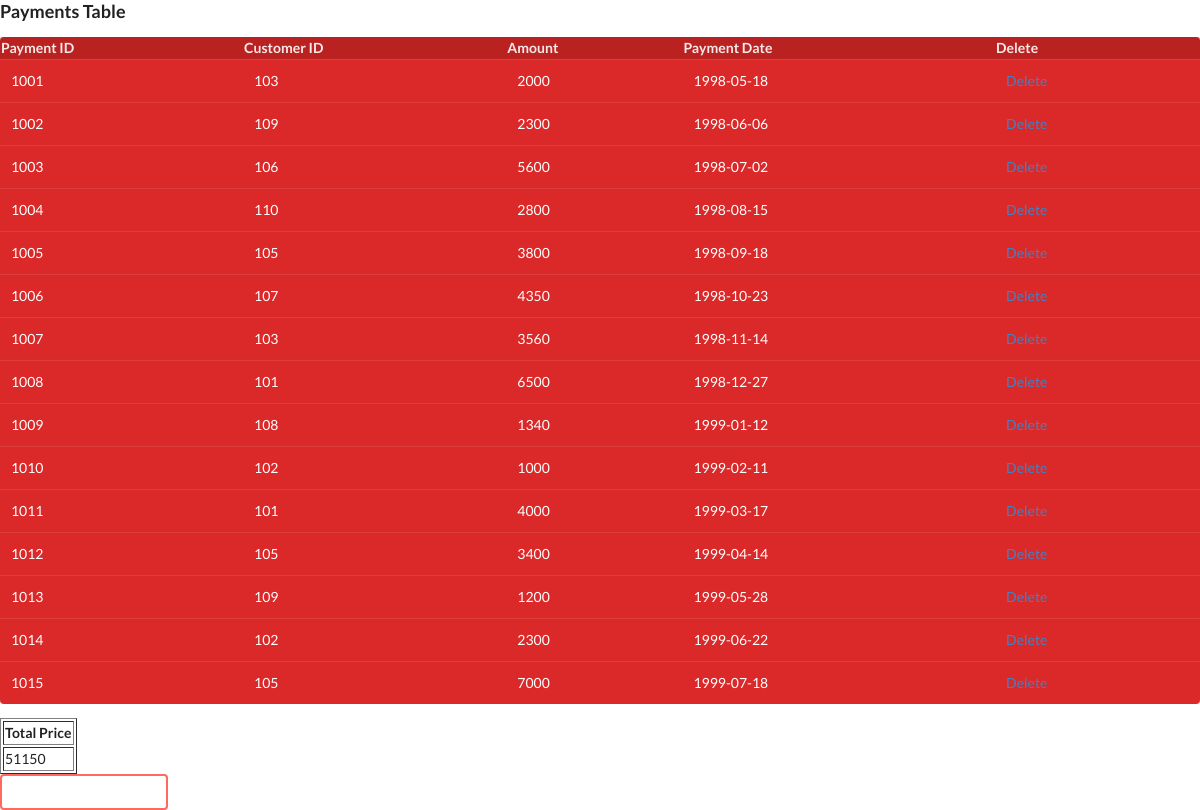
Page /ecommerce/payment_read.php on the committed database.
### tables this page shows
CREATE TABLE `payment` (
  `payment_ID` int(11) NOT NULL,
  `customer_ID` int(11) DEFAULT NULL,
  `amount` decimal(50,0) DEFAULT NULL,
  `payment_Date` date DEFAULT NULL
);

### ecommerce/payment_read.php (the view, shortened to what this page needs)
<!DOCTYPE html>
<html lang="en">
<head>
	<link rel="stylesheet" href="style.css">
	<link rel="stylesheet" href="https://cdnjs.cloudflare.com/ajax/libs/semantic-ui/2.4.1/semantic.min.css">
</head>
<body>
<?php
	echo "<h3>Payments Table</h3>";
	$connect = mysqli_connect( HOST, USER, PASS, DB )
		or die("Can not connect");
	$results = mysqli_query( $connect, "SELECT * FROM payment" )
		or die("Can not execute query");
	echo "<table class='ui inverted red table'> \n";
	echo "<th>Payment ID</th> <th>Customer ID</th><th>Amount</th><th>Payment Date</th><th>Delete</th>\n";
	while( $rows = mysqli_fetch_array( $results ) ) {
		extract( $rows );
		echo "<tr>";
        echo "<td> $payment_ID </td>";
		echo "<td> $customer_ID </td>";
		echo "<td> $amount </td>";
		echo "<td> $payment_Date </td>";
		echo "<td> <a href = 'payment_delete.php?id=$payment_ID'> Delete </a> </td>\n";
	}
	$re = mysqli_query( $connect, "SELECT SUM(amount) as TotalPrice FROM payment" )
		or die("Can not execute query");
	echo "<table border> \n";
	echo "<th>Total Price</th>\n";
	while( $rows = mysqli_fetch_array( $re ) ) {
		extract( $rows );
		echo "<tr>";
		echo "<td> $TotalPrice </td>";
	}
	echo "</table> \n";
	echo "</table> \n";
	echo "<button class='ui inverted red button'><a href=payment_input.php>Create a new record</a></button></div>";
?>
</body>
</html>

### ecommerce/style.css (style rules this page uses)
body { font-family: 'Lato', 'Helvetica Neue', Arial, Helvetica, sans-serif; height: 100%; margin: 0; padding: 0; background-color: #DADADA; overflow-x: hidden; min-width: 320px; font-size: 14px; line-height: 1.4em; }
.button > a { color: white; }

### rows in the picture
payment: payment_ID "1001", customer_ID "103", amount "2000", payment_Date "1998-05-18"
payment: payment_ID "1002", customer_ID "109", amount "2300", payment_Date "1998-06-06"
payment: payment_ID "1003", customer_ID "106", amount "5600", payment_Date "1998-07-02"
payment: payment_ID "1004", customer_ID "110", amount "2800", payment_Date "1998-08-15"
payment: payment_ID "1005", customer_ID "105", amount "3800", payment_Date "1998-09-18"
payment: payment_ID "1006", customer_ID "107", amount "4350", payment_Date "1998-10-23"
payment: payment_ID "1007", customer_ID "103", amount "3560", payment_Date "1998-11-14"
payment: payment_ID "1008", customer_ID "101", amount "6500", payment_Date "1998-12-27"
payment: payment_ID "1009", customer_ID "108", amount "1340", payment_Date "1999-01-12"
payment: payment_ID "1010", customer_ID "102", amount "1000", payment_Date "1999-02-11"
payment: payment_ID "1011", customer_ID "101", amount "4000", payment_Date "1999-03-17"
payment: payment_ID "1012", customer_ID "105", amount "3400", payment_Date "1999-04-14"
payment: payment_ID "1013", customer_ID "109", amount "1200", payment_Date "1999-05-28"
payment: payment_ID "1014", customer_ID "102", amount "2300", payment_Date "1999-06-22"
payment: payment_ID "1015", customer_ID "105", amount "7000", payment_Date "1999-07-18"

### other values in the picture
$TotalPrice "51150"
